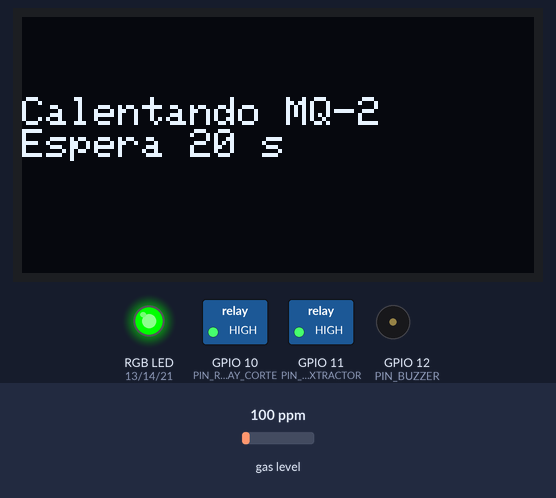
A program run on a simulated ESP32-S3. Shown: 128×64 one-colour display, switched loads named in the program (green lamp = pin HIGH), an RGB LED mixed from three pins (HIGH = lit), buzzer (waves = sounding, pin HIGH). Inputs (shaded band) come from the test bench; at power-on: gas level 100 ppm. WiFi joins after 1.5 s; servers stay silent unless stated; no MQTT or app messages arrive unless stated; what the program prints to the serial monitor is not drawn.

Above: at 0.4 s.
At 1.5 s:
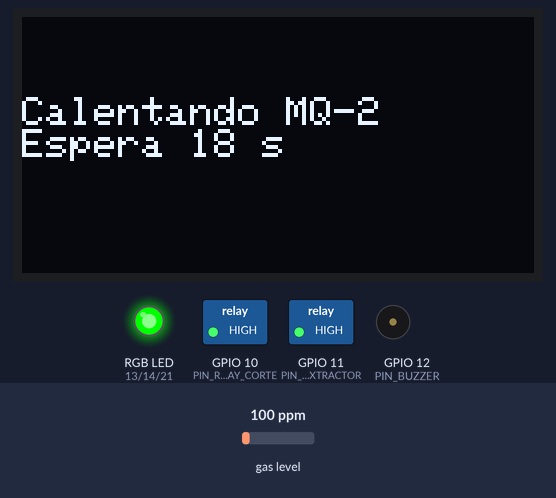
At 5.7 s:
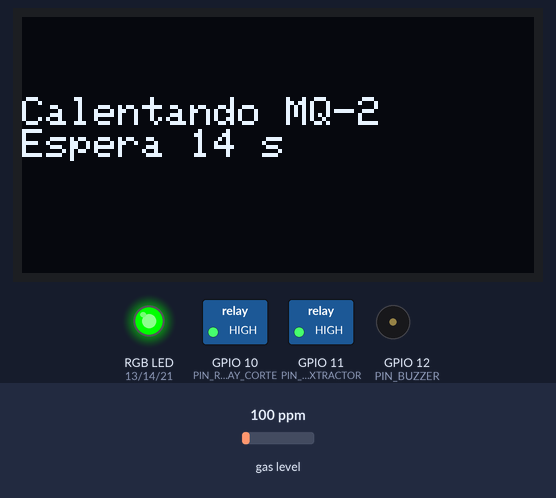
At 11.5 s:
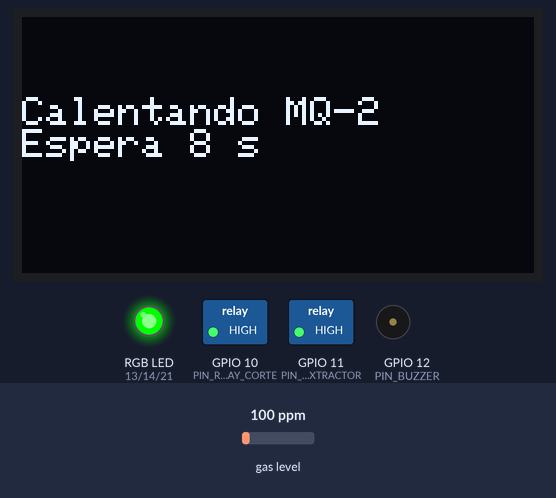
At 20.9 s:
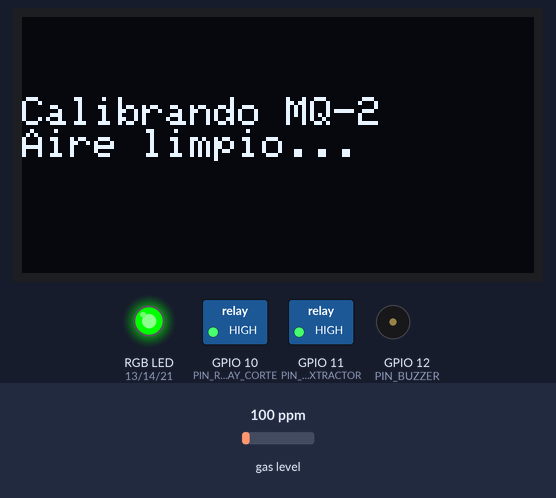
At 24.6 s:
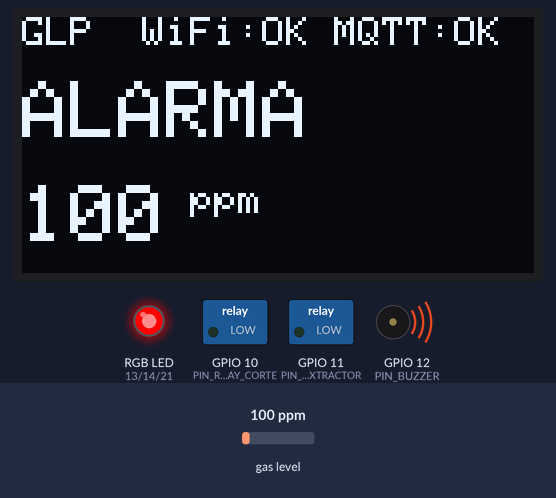
Timing chart, 0 to 26.1 s (numbered marks = the images above):
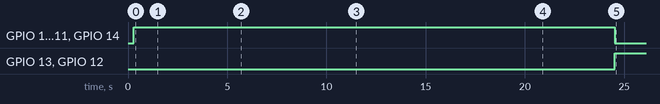

Measured:
- by itself, GPIO 10 (PIN_RELAY_CORTE), GPIO 11 (PIN_RELAY_EXTRACTOR), GPIO 14 (PIN_LED_G): HIGH → LOW at 24.5 s
- by itself, GPIO 13 (PIN_LED_R), GPIO 12 (PIN_BUZZER): LOW → HIGH at 24.5 s
- what the display in image 0 shows lasts 0.5 s, from 0.4 s to 0.9 s
- what the display in image 1 shows lasts 1.1 s, from 1.4 s to 2.5 s
- what the display in image 4 shows lasts 2.0 s, from 20.9 s to 22.9 s

The program:

main.cpp
```cpp
// =============================================================================
//  SISTEMA INTELIGENTE DE DETECCION DE FUGA DE GLP CON CORTE AUTOMATICO
//  Nodo IoT - ESP32-S3 DevKitC-1
//
//  Flujo:  MQ-2 -> calibracion Rs/Ro -> maquina de estados (con histeresis)
//          -> actuadores (relay corte + extractor, buzzer, LED, OLED)
//          -> MQTT (QoS diferenciado + LWT) hacia Mosquitto en la laptop
//
//  Broker: se localiza por mDNS (nombre .local) con IP de respaldo.
// =============================================================================

#include <Arduino.h>
#include <WiFi.h>
#include <ESPmDNS.h>
#include <Wire.h>
#include <MQTT.h>                 // 256dpi/MQTT  (QoS 0/1 + LWT)
#include <ArduinoJson.h>
#include <MQUnifiedsensor.h>
#include <Adafruit_GFX.h>
#include <Adafruit_SSD1306.h>

#include "config.h"
#include "secrets.h"

// ---------------------------------------------------------------------------
//  OBJETOS GLOBALES
// ---------------------------------------------------------------------------
WiFiClient          net;
MQTTClient          mqtt(512);    // buffer de 512 bytes para los payloads JSON
Adafruit_SSD1306    oled(OLED_ANCHO, OLED_ALTO, &Wire, -1);
MQUnifiedsensor     MQ2("ESP32", MQ2_VOLTAGE_RESOLUTION, MQ2_ADC_BITS, PIN_MQ2_AO, "MQ-2");

enum Estado { NORMAL, PREALARMA, ALARMA };
Estado  estado = NORMAL;
float   ppm    = 0.0f;

unsigned long tUltimaLectura    = 0;
unsigned long tUltimaTelemetria = 0;

// ---------------------------------------------------------------------------
//  UTILIDADES DE ACTUADORES
// ---------------------------------------------------------------------------
const char* nombreEstado(Estado e) {
  switch (e) {
    case NORMAL:    return "NORMAL";
    case PREALARMA: return "PRE-ALARMA";
    case ALARMA:    return "ALARMA";
  }
  return "?";
}

// Enciende/apaga un relay respetando si es activo en bajo.
// encendido = true  ->  bobina energizada (rele "activado")
void setRelay(int pin, bool encendido) {
  bool nivel = RELAY_ACTIVO_EN_BAJO ? !encendido : encendido;
  digitalWrite(pin, nivel ? HIGH : LOW);
}

// LED RGB (catodo o anodo comun segun config.h)
void setLED(bool r, bool g, bool b) {
  bool inv = LED_ANODO_COMUN;
  digitalWrite(PIN_LED_R, (r ^ inv) ? HIGH : LOW);
  digitalWrite(PIN_LED_G, (g ^ inv) ? HIGH : LOW);
  digitalWrite(PIN_LED_B, (b ^ inv) ? HIGH : LOW);
}

void setBuzzer(bool on) {
  digitalWrite(PIN_BUZZER, on ? HIGH : LOW);
}

// ---------------------------------------------------------------------------
//  OLED
// ---------------------------------------------------------------------------
void mostrarOLED() {
  oled.clearDisplay();
  oled.setTextColor(SSD1306_WHITE);

  oled.setTextSize(1);
  oled.setCursor(0, 0);
  oled.print("GLP  ");
  oled.print(WiFi.isConnected() ? "WiFi:OK" : "WiFi:--");
  oled.print(mqtt.connected() ? " MQTT:OK" : " MQTT:--");

  oled.setTextSize(2);
  oled.setCursor(0, 16);
  oled.print(nombreEstado(estado));

  oled.setTextSize(2);
  oled.setCursor(0, 42);
  oled.print((int)ppm);
  oled.setTextSize(1);
  oled.print(" ppm");

  oled.display();
}

void oledMensaje(const char* l1, const char* l2) {
  oled.clearDisplay();
  oled.setTextColor(SSD1306_WHITE);
  oled.setTextSize(1);
  oled.setCursor(0, 20);
  oled.println(l1);
  if (l2) oled.println(l2);
  oled.display();
}

// ---------------------------------------------------------------------------
//  MAQUINA DE ESTADOS  (con histeresis)
// ---------------------------------------------------------------------------
Estado evaluarEstado(float p, Estado actual) {
  switch (actual) {
    case NORMAL:
      if (p >= PPM_ALARMA_ON)    return ALARMA;
      if (p >= PPM_PREALARMA_ON) return PREALARMA;
      return NORMAL;
    case PREALARMA:
      if (p >= PPM_ALARMA_ON)     return ALARMA;
      if (p <  PPM_PREALARMA_OFF) return NORMAL;
      return PREALARMA;
    case ALARMA:
      if (p < PPM_ALARMA_OFF) return PREALARMA;
      return ALARMA;
  }
  return actual;
}

// Aplica los actuadores segun el estado.
// OJO en el corte: aqui "activar" el rele CH1 = CORTAR la energia.
// Ajusta la logica a tu cableado (NO/NC) si lo necesitas.
void aplicarActuadores(Estado e) {
  switch (e) {
    case NORMAL:
      setLED(false, true, false);              // verde
      setRelay(PIN_RELAY_CORTE, false);        // deja pasar la energia
      setRelay(PIN_RELAY_EXTRACTOR, false);    // extractor apagado
      setBuzzer(false);
      break;
    case PREALARMA:
      setLED(true, true, false);               // ambar (R+G)
      setRelay(PIN_RELAY_CORTE, false);        // aun no corta
      setRelay(PIN_RELAY_EXTRACTOR, true);     // ventila preventivamente
      setBuzzer(false);
      break;
    case ALARMA:
      setLED(true, false, false);              // rojo
      setRelay(PIN_RELAY_CORTE, true);         // CORTE AUTOMATICO
      setRelay(PIN_RELAY_EXTRACTOR, true);     // extractor encendido
      setBuzzer(true);                         // sirena
      break;
  }
}

// ---------------------------------------------------------------------------
//  PUBLICACIONES MQTT
// ---------------------------------------------------------------------------
void publicarTelemetria() {
  JsonDocument doc;
  doc["ppm"]    = (int)ppm;
  doc["estado"] = nombreEstado(estado);
  doc["rssi"]   = WiFi.RSSI();
  char buf[160];
  serializeJson(doc, buf);
  // QoS 0, no retenido: telemetria periodica
  mqtt.publish(TOPIC_TELEMETRIA, buf, false, 0);
}

void publicarAlarma(bool activa) {
  JsonDocument doc;
  doc["alarma"] = activa;
  doc["ppm"]    = (int)ppm;
  doc["estado"] = nombreEstado(estado);
  char buf[160];
  serializeJson(doc, buf);
  // QoS 1 + retained: evento critico, debe llegar y quedar disponible
  mqtt.publish(TOPIC_ALARMA, buf, true, 1);
}

void publicarActuadores() {
  JsonDocument doc;
  doc["corte"]     = (estado == ALARMA);
  doc["extractor"] = (estado != NORMAL);
  char buf[128];
  serializeJson(doc, buf);
  mqtt.publish(TOPIC_ACTUADOR, buf, false, 1);
}

// ---------------------------------------------------------------------------
//  RED:  WiFi  +  localizacion del broker por mDNS (con respaldo)
// ---------------------------------------------------------------------------
void conectarWiFi() {
  Serial.printf("Conectando a WiFi '%s' ...\n", WIFI_SSID);
  oledMensaje("Conectando WiFi...", WIFI_SSID);
  WiFi.mode(WIFI_STA);
  WiFi.begin(WIFI_SSID, WIFI_PASS);
  unsigned long t0 = millis();
  while (WiFi.status() != WL_CONNECTED && millis() - t0 < 20000) {
    delay(300);
    Serial.print(".");
  }
  Serial.println();
  if (WiFi.isConnected())
    Serial.printf("WiFi OK. IP: %s\n", WiFi.localIP().toString().c_str());
  else
    Serial.println("WiFi FALLO (reintentara en loop).");
}

// Devuelve la IP del broker: primero intenta mDNS, si falla usa la de respaldo.
IPAddress resolverBroker() {
  IPAddress ip;
  Serial.printf("Buscando broker '%s.local' por mDNS...\n", BROKER_HOSTNAME);
  ip = MDNS.queryHost(BROKER_HOSTNAME, 2000);
  if (ip != IPAddress(0, 0, 0, 0)) {
    Serial.printf("Broker por mDNS: %s\n", ip.toString().c_str());
    return ip;
  }
  Serial.println("mDNS fallo -> usando IP de respaldo.");
  ip.fromString(BROKER_FALLBACK_IP);
  return ip;
}

void conectarMQTT() {
  if (!WiFi.isConnected()) return;

  IPAddress brokerIP = resolverBroker();
  mqtt.begin(brokerIP, MQTT_PORT, net);

  // LWT (testamento): si el nodo se cae, el broker publica "offline" solo.
  mqtt.setWill(TOPIC_ESTADO, "offline", true, 1);   // retained, QoS 1

  Serial.print("Conectando a MQTT");
  oledMensaje("Conectando MQTT...", brokerIP.toString().c_str());
  unsigned long t0 = millis();
  while (!mqtt.connect(MQTT_CLIENT_ID, MQTT_USER, MQTT_PASS) && millis() - t0 < 8000) {
    Serial.print(".");
    delay(500);
  }
  Serial.println();

  if (mqtt.connected()) {
    Serial.println("MQTT conectado.");
    mqtt.publish(TOPIC_ESTADO, "online", true, 1);   // avisa que esta vivo
    publicarActuadores();
  } else {
    Serial.println("MQTT no conecto (reintentara).");
  }
}

// ---------------------------------------------------------------------------
//  CALIBRACION DEL MQ-2  (Ro en aire limpio)
// ---------------------------------------------------------------------------
void calibrarMQ2() {
  MQ2.setRegressionMethod(1);          // PPM = a*(Rs/Ro)^b
  MQ2.setA(MQ2_LPG_A);
  MQ2.setB(MQ2_LPG_B);
  MQ2.init();

  Serial.println("Calibrando Ro en aire limpio...");
  oledMensaje("Calibrando MQ-2", "Aire limpio...");
  float ro = 0;
  for (int i = 0; i < 10; i++) {
    MQ2.update();
    ro += MQ2.calibrate(MQ2_RATIO_CLEAN_AIR);
    delay(200);
  }
  ro /= 10.0f;
  MQ2.setR0(ro);
  Serial.printf("Ro = %.2f kOhm\n", ro);

  if (isinf(ro) || ro == 0)
    Serial.println("ADVERTENCIA: Ro invalido. Revisa cableado/divisor del MQ-2.");
}

// ---------------------------------------------------------------------------
//  SETUP
// ---------------------------------------------------------------------------
void setup() {
  Serial.begin(115200);
  delay(300);

  // Pines de salida
  pinMode(PIN_RELAY_CORTE, OUTPUT);
  pinMode(PIN_RELAY_EXTRACTOR, OUTPUT);
  pinMode(PIN_BUZZER, OUTPUT);
  pinMode(PIN_LED_R, OUTPUT);
  pinMode(PIN_LED_G, OUTPUT);
  pinMode(PIN_LED_B, OUTPUT);
  aplicarActuadores(NORMAL);           // arranca en estado seguro

  // ADC a rango completo (~0-3.3 V)
  analogSetPinAttenuation(PIN_MQ2_AO, ADC_11db);

  // OLED
  Wire.begin(PIN_OLED_SDA, PIN_OLED_SCL);
  if (!oled.begin(SSD1306_SWITCHCAPVCC, OLED_ADDR)) {
    Serial.println("OLED no detectado (revisa I2C 0x3C).");
  }
  oled.clearDisplay();
  oled.display();

  // Warm-up del sensor (en cada arranque). El burn-in real es de 24-48 h.
  Serial.println("Calentando MQ-2...");
  unsigned long t0 = millis();
  while (millis() - t0 < CALENTAMIENTO_MS) {
    int s = (CALENTAMIENTO_MS - (millis() - t0)) / 1000;
    char l2[24];
    snprintf(l2, sizeof(l2), "Espera %d s", s);
    oledMensaje("Calentando MQ-2", l2);
    delay(500);
  }

  calibrarMQ2();
  conectarWiFi();
  if (WiFi.isConnected()) MDNS.begin("esp32-gas");   // el nodo se anuncia tambien
  conectarMQTT();

  aplicarActuadores(estado);
  mostrarOLED();
}

// ---------------------------------------------------------------------------
//  LOOP
// ---------------------------------------------------------------------------
void loop() {
  mqtt.loop();

  // Reconexiones no bloqueantes
  if (!WiFi.isConnected()) conectarWiFi();
  if (WiFi.isConnected() && !mqtt.connected()) conectarMQTT();

  unsigned long now = millis();

  // 1) Lectura del sensor + maquina de estados
  if (now - tUltimaLectura >= INTERVALO_LECTURA_MS) {
    tUltimaLectura = now;
    MQ2.update();
    ppm = MQ2.readSensor();
    if (ppm < 0 || isnan(ppm)) ppm = 0;

    Estado nuevo = evaluarEstado(ppm, estado);
    if (nuevo != estado) {
      Serial.printf("Estado: %s -> %s  (%d ppm)\n",
                    nombreEstado(estado), nombreEstado(nuevo), (int)ppm);
      estado = nuevo;
      aplicarActuadores(estado);
      publicarActuadores();
      if (estado == ALARMA) publicarAlarma(true);    // QoS 1
      if (estado == NORMAL) publicarAlarma(false);   // limpia la alarma
      mostrarOLED();
    }
  }

  // 2) Telemetria periodica (QoS 0)
  if (now - tUltimaTelemetria >= INTERVALO_TELEMETRIA_MS) {
    tUltimaTelemetria = now;
    if (mqtt.connected()) publicarTelemetria();
    Serial.printf("ppm=%d  estado=%s\n", (int)ppm, nombreEstado(estado));
    mostrarOLED();
  }
}
```

secrets.example.h
```cpp
#pragma once
// =============================================================================
//  PLANTILLA DE SECRETOS   ->  COPIA este archivo a  secrets.h  y llena tus datos
//
//      cp secrets.example.h secrets.h        (Mac/Linux)
//      copy secrets.example.h secrets.h      (Windows)
//
//  secrets.h esta en el .gitignore: NUNCA se sube al repositorio.
//  Cada integrante del equipo usa SUS propios datos (WiFi, nombre de laptop).
// =============================================================================

// ---- WiFi (usa el HOTSPOT del celular en 2.4 GHz) --------------------------
// iPhone: activa "Maximizar compatibilidad" para forzar 2.4 GHz.
// Android: en la zona WiFi elige banda 2.4 GHz. (El ESP32 NO ve el 5 GHz.)
#define WIFI_SSID   "MI_HOTSPOT"
#define WIFI_PASS   "MI_PASSWORD"

// ---- Broker MQTT (la laptop que corre Docker) ------------------------------
// mDNS: nombre de la laptop SIN el ".local".
//   Mac     -> Terminal:  scutil --get LocalHostName
//   Windows -> CMD:       hostname
#define BROKER_HOSTNAME     "laptop-jose"

// IP de respaldo por si mDNS falla (redes que bloquean multicast).
// Averigua la IP de la laptop dentro del hotspot:
//   Mac     -> ipconfig getifaddr en0
//   Windows -> ipconfig   (busca "Direccion IPv4")
// En hotspot de iPhone suele ser 172.20.10.x
#define BROKER_FALLBACK_IP  "172.20.10.2"

#define MQTT_PORT       1883
#define MQTT_CLIENT_ID  "esp32-gas-nodo1"

// Credenciales del broker. Si Mosquitto esta en modo anonimo (dev), dejalas
// vacias ("") y el codigo conecta igual.
#define MQTT_USER   ""
#define MQTT_PASS   ""
```

config.h
```cpp
#pragma once
// =============================================================================
//  CONFIGURACION DEL NODO  (pines, calibracion, umbrales, topics MQTT)
//  Proyecto: Detector de Fuga de GLP con corte automatico  -  ESP32-S3
//  Aqui NO van contraseñas ni IPs -> eso va en secrets.h
// =============================================================================

// ---------------------------------------------------------------------------
//  PINES  (GPIO seguros del ESP32-S3 DevKitC-1)
//  Evitar: 19/20 (USB nativo), 0/45/46 (arranque), 26-37 (flash/PSRAM)
// ---------------------------------------------------------------------------
#define PIN_MQ2_AO            4    // Salida analogica del MQ-2 -> ADC1 (VIA DIVISOR /2)
#define PIN_OLED_SDA          8    // I2C datos
#define PIN_OLED_SCL          9    // I2C reloj
#define PIN_RELAY_CORTE       10   // Relay CH1 -> corta la energia del circuito simulado
#define PIN_RELAY_EXTRACTOR   11   // Relay CH2 -> enciende el extractor / motor DC
#define PIN_BUZZER            12   // Buzzer (activo: HIGH = suena)
#define PIN_LED_R             13   // LED RGB rojo   (470 ohm)
#define PIN_LED_G             14   // LED RGB verde  (470 ohm)
#define PIN_LED_B             21   // LED RGB azul   (470 ohm)

// La mayoria de modulos relay de 4ch son ACTIVOS EN BAJO (se activan con LOW).
// Si el tuyo se activa con HIGH, cambia esto a false.
#define RELAY_ACTIVO_EN_BAJO  true

// LED RGB de catodo comun (HIGH enciende). Si es anodo comun, pon false.
#define LED_ANODO_COMUN       false

// ---------------------------------------------------------------------------
//  MQ-2  /  CALIBRACION  (metodo Rs/Ro con curva de GLP del datasheet)
// ---------------------------------------------------------------------------
// El ADC del ESP32 mide 0-3.3 V, pero pusimos un DIVISOR /2 (2x 1K) para
// proteger el pin. Por eso declaramos 6.6 V de fondo de escala: asi la libreria
// reconstruye el voltaje REAL de la salida del MQ-2 (ADC 3.3 V = 6.6 V reales).
#define MQ2_VOLTAGE_RESOLUTION   6.6f
#define MQ2_ADC_BITS             12       // ESP32: ADC de 12 bits (0-4095)
#define MQ2_RATIO_CLEAN_AIR      9.83f    // Rs/Ro tipico del MQ-2 en aire limpio
#define MQ2_LPG_A                574.25f  // Coeficiente 'a' curva GLP (PPM = a*(Rs/Ro)^b)
#define MQ2_LPG_B                -2.222f  // Coeficiente 'b' curva GLP

// ---------------------------------------------------------------------------
//  UMBRALES DE GLP EN PPM  (con HISTERESIS para que no oscile en el borde)
//  LEL del GLP ~ 18000 ppm. Aqui trabajamos muy por debajo, en % del LEL.
//
//  NOTA: umbrales de DEMO, ajustados al gas de prueba disponible (encendedor /
//  alcohol dan lecturas modestas ~10-50 ppm con exposicion breve). Para el
//  proyecto final con fuente de gas real y sostenida, usar valores realistas
//  (ej. PRE-ALARMA 1000 / ALARMA 2000, ~% del LEL).
// ---------------------------------------------------------------------------
#define PPM_PREALARMA_ON      30   // sube a PRE-ALARMA
#define PPM_PREALARMA_OFF     18   // baja de PRE-ALARMA a NORMAL
#define PPM_ALARMA_ON         40   // sube a ALARMA -> corte automatico
#define PPM_ALARMA_OFF        25   // baja de ALARMA a PRE-ALARMA

// ---------------------------------------------------------------------------
//  TIEMPOS
// ---------------------------------------------------------------------------
#define INTERVALO_LECTURA_MS      1000   // cada cuanto se lee el sensor
#define INTERVALO_TELEMETRIA_MS   3000   // cada cuanto se publica por MQTT
#define CALENTAMIENTO_MS          20000  // warm-up corto en cada arranque (demo)

// ---------------------------------------------------------------------------
//  OLED
// ---------------------------------------------------------------------------
#define OLED_ADDR   0x3C
#define OLED_ANCHO  128
#define OLED_ALTO   64

// ---------------------------------------------------------------------------
//  TOPICS MQTT  y  QoS
//  QoS 0 -> telemetria (si se pierde un dato, no pasa nada)
//  QoS 1 -> alarma y estado (deben llegar SI o SI)
// ---------------------------------------------------------------------------
#define TOPIC_TELEMETRIA   "gas/nodo1/telemetria"   // ppm periodicos      (QoS 0)
#define TOPIC_ALARMA       "gas/nodo1/alarma"       // evento critico      (QoS 1, retained)
#define TOPIC_ESTADO       "gas/nodo1/estado"       // online/offline LWT  (QoS 1, retained)
#define TOPIC_ACTUADOR     "gas/nodo1/actuador"     // estado de relays    (QoS 1)
```
